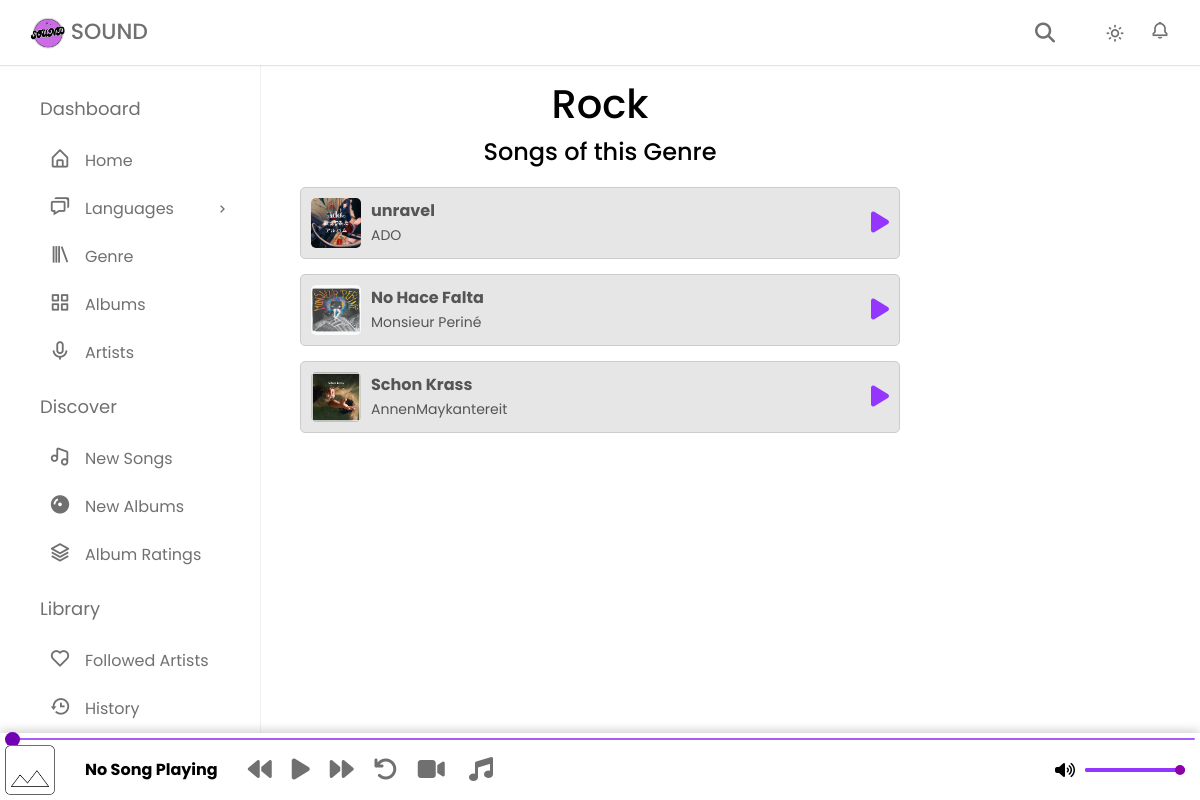
Screenshot of /genres/rock.php with the database file from the repository.
### tables this page shows
CREATE TABLE `songs_data` (
  `song_id` int(11) NOT NULL,
  `song_title` varchar(2000) DEFAULT NULL,
  `artist_name` varchar(200) DEFAULT NULL,
  `img_path` varchar(1000) NOT NULL,
  `audio_path` varchar(1000) DEFAULT NULL,
  `youtube_url` varchar(1000) DEFAULT NULL,
  `genre` varchar(2000) NOT NULL
);

### genres/rock.php (the view, shortened to what this page needs)
<?php
include('../dbconnection.php')
?>
<!DOCTYPE html>
<html lang="en">
<head>
    <link href="https://unpkg.com/boxicons@2.1.4/css/boxicons.min.css" rel="stylesheet" />
    <link href="https://cdn.jsdelivr.net/npm/bootstrap@5.3.3/dist/css/bootstrap.min.css" rel="stylesheet">
    <link rel="stylesheet" href="../style.css?v=<?php echo time(); ?>">
        <link rel="stylesheet" href="https://cdnjs.cloudflare.com/ajax/libs/font-awesome/6.6.0/css/all.min.css" />
</head>
<body>
     <nav class="navbar">
      <div class="logo_item">
        <a href="../home.php">
            <img src="../assets/soundlogo.png" alt="Sound Logo"> <span class="sound-text">SOUND</span>
        </a>
      </div>
      <div class="navbar_content">
          <i id="search-toggle" class="fas fa-search"></i>
        <i class='bx bx-sun' id="darkLight"></i>
        <a href="../followartist.php"><i class='bx bx-bell' ></i></a>
      </div>
    </nav>
    <nav class="sidebar">
      <div class="menu_content">
        <ul class="menu_items">
          <div class="menu_title menu_dahsboard"></div>
          <li class="item">
            <a href="../home.php" class="nav_link submenu_item">
              <span class="navlink_icon">
                <i class="bx bx-home-alt"></i>
              </span>
              <span class="navlink">Home</span>
            </a>
          </li>
          <li class="item">
            <a href="#" class="nav_link submenu_item">
              <span class="navlink_icon">
                <i class="bx bx-chat"></i>
              </span>
              <span class="navlink">Languages</span>
              <i class="bx bx-chevron-right arrow-left"></i>
            </a>
          </li>
            <a href="../genre.php" class="nav_link submenu_item">
              <span class="navlink_icon">
                <i class="bx bx-library"></i>
              </span>
              <span class="navlink">Genre</span>
          </a>
          <li class="item">
            <a href="../artist.php" class="nav_link submenu_item">
              <span class="navlink_icon">
                <i class="bx bx-grid-alt"></i>
              </span>
              <span class="navlink">Albums</span>
          </a>
          </li>
          <li class="item">
            <a href="../album.php" class="nav_link submenu_item">
              <span class="navlink_icon">
                <i class="bx bx-microphone"></i>
              </span>
              <span class="navlink">Artists</span>
           </a>
          </li>
        </ul>
        <ul class="menu_items">
          <div class="menu_title menu_editor"></div>
          <li class="item">
            <a href="../newsongs.php" class="nav_link">
              <span class="navlink_icon">
                <i class="bx bx-music"></i>
              </span>
              <span class="navlink">New Songs</span>
            </a>
          </li>
          <li class="item">
            <a href="../newalbums.php" class="nav_link">
              <span class="navlink_icon">
                <i class="bx bxs-album"></i>
              </span>
              <span class="navlink">New Albums</span>
            </a>
          </li>
          <li class="item">
            <a href="../albumratings.php" class="nav_link">
              <span class="navlink_icon">
                <i class="bx bx-layer"></i>
              </span>
              <span class="navlink">Album Ratings</span>
            </a>
          </li>
        </ul>
        <ul class="menu_items">
          <div class="menu_title menu_setting"></div>
          <li class="item">
            <a href="../followartist.php" class="nav_link">
              <span class="navlink_icon">
                <i class="bx bx-heart"></i>
              </span>
              <span class="navlink">Followed Artists</span>
            </a>
          </li>
          <li class="item">
            <a href="../history.php" class="nav_link">
              <span class="navlink_icon">
                <i class="bx bx-history"></i>
              </span>
              <span class="navlink">History</span>
            </a>
          </li>
          <li class="item">
            <a href="#" class="nav_link">
              <span class="navlink_icon">
              </span>
            </a>
          </li>
        </ul>
        <div class="bottom_content">
          <div class="bottom expand_sidebar">
            <span> Expand</span>
          </div>
          <div class="bottom collapse_sidebar">
            <span> Collapse</span>
          </div>
        </div>
      </div>
    </nav>
    <div class="music-bar">
        <input type="range" id="progress-bar" value="0" min="0" step="0.1">
        <div class="music-controls">
            <img id="song-image" src="../assets/default-song.PNG" alt="Song Image" class="song-image">
            <span id="current-song">No Song Playing</span>
            <button id="prev" class="control-btn"><i class="fas fa-backward"></i></button>
            <button id="playPause" class="control-btn"><i id="playPauseIcon" class="fas fa-play"></i></button>
            <button id="next" class="control-btn"><i class="fas fa-forward"></i></button>
            <button id="rewind" class="control-btn"><i class="fas fa-undo"></i></button>
            <div class="music-links">
                <button id="switchToVideo" class="control-btn" title="Switch to video"><i class="fas fa-video"></i></button>
                <button id="switchToAudio" class="control-btn" title="Switch to audio"><i class="fas fa-music"></i></button>
            </div>
            <div class="volume-control">
                <i id="volume-icon" class="fas fa-volume-up"></i>
                <input type="range" id="volume-bar" value="100" min="0" max="100" step="1">
            </div>
        </div>
    </div>
<div class="genre-page-structure">
    <h1 class="genre-title">Rock</h1>
    <h2 class="genre-heading">Songs of this Genre</h2>
    <?php
    $sql = "SELECT * FROM songs_data WHERE genre = 'ROCK'";
    $result = $con->query($sql);
    ?>
    <div class="../featured-container">
        <div class="../featured-songs">
            <div class="song-list">
                <?php
                if ($result->num_rows > 0) {
                    while ($row = $result->fetch_assoc()) {
                        ?>
                        <div class="song-bar">
                            <img src="../<?php echo $row["img_path"]; ?>" alt="Song Image" class="song-image">
                            <div class="song-details">
                                <span class="song-name"><?php echo $row["song_title"]; ?></span>
                                <span class="artist-name"><?php echo $row["artist_name"]; ?></span>
                            </div>
                            <button href="#" class="play-icon"
                               data-audio="../<?php echo $row['audio_path']; ?>"
                               data-title="../<?php echo $row['song_title']; ?>"
                               data-artist="../<?php echo $row['artist_name']; ?>"
                               data-image="../<?php echo $row['img_path']; ?>"
                               data-video="../<?php echo $row['youtube_url']; ?>"
                               data-track-src="../<?php echo $row['audio_path']; ?>"
                               onclick="playSong('../<?php echo $row['song_id']; ?>', '<?php echo $row['audio_path']; ?>', '<?php echo $row['song_title']; ?>', '<?php echo $row['artist_name']; ?>', '<?php echo $row['img_path']; ?>')">
                               <i class="fas fa-play"></i>
                            </button>
                        </div>
                        <?php
                    }
                } else {
                    echo "<p>No songs found.</p>";
                }
                ?>
            </div>
        </div>
    </div>
</div>
</body>
</html>

### rows the page displays
songs_data: img_path (picture), song_title "unravel", artist_name "ADO"
songs_data: img_path (picture), song_title "No Hace Falta", artist_name "Monsieur Periné"
songs_data: img_path (picture), song_title "Schon Krass", artist_name "AnnenMaykantereit"
